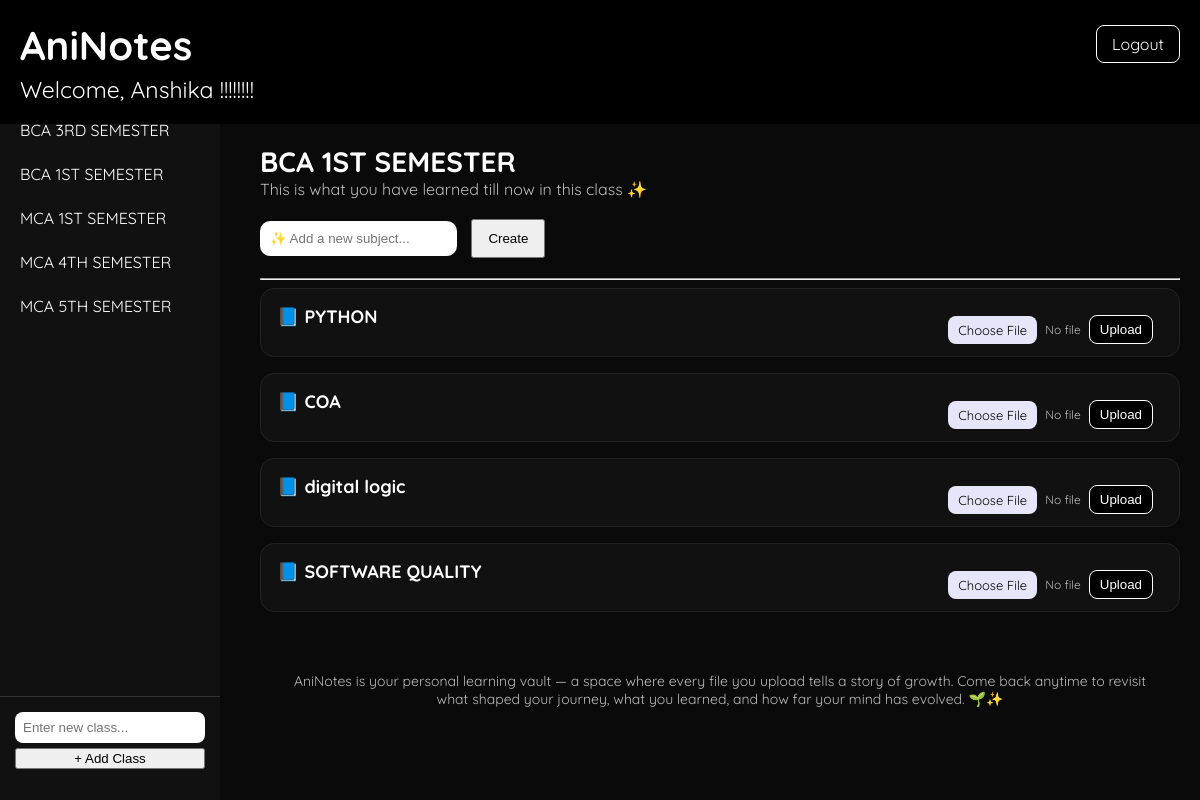
/dashboard.php (signed in), run on the app's committed database.
### tables this page shows
CREATE TABLE classes (
    id INTEGER PRIMARY KEY AUTOINCREMENT,
    user_id INTEGER,
    name TEXT
);

CREATE TABLE subjects (
    id INTEGER PRIMARY KEY AUTOINCREMENT,
    class_id INTEGER,
    name TEXT
);

### dashboard.php (the view, shortened to what this page needs)
<?php
include 'config.php';
$user_id = $_SESSION['user_id'];
$class_id = $_GET['class'] ?? null;
if(!$class_id){
    $first = $db->query("SELECT id FROM classes WHERE user_id='$user_id' LIMIT 1")->fetchArray();
    if($first){
        $class_id = $first['id'];
    }
}
?>
<link rel="stylesheet" href="style.css">
<div class="sidebar">
    <div class="class-list">
        <?php
        $classes = $db->query("SELECT * FROM classes WHERE user_id='$user_id'");
        while($c = $classes->fetchArray()){
            $active = ($class_id == $c['id']) ? "style='background:lavender;color:black;'" : "";
            echo "<a href='?class={$c['id']}' $active>{$c['name']}</a>";
        }
        ?>
    </div>
    <div class="add-class-box">
        <form method="POST" action="add_class.php">
            <input type="text" name="classname" placeholder="Enter new class..." required>
            <button>+ Add Class</button>
        </form>
    </div>
</div>
<div class="header">
    <div class="logo">AniNotes</div>
    <div class="welcome">Welcome, <?php echo $_SESSION['user']; ?> !!!!!!!!</div>
    <a class="logout" href="logout.php">Logout</a>
</div>
<div class="main">
<?php if($class_id):
$class = $db->query("SELECT * FROM classes WHERE id='$class_id'")->fetchArray();
if($class):
?>
<div class="class-title"><?php echo $class['name']; ?></div>
<div class="subtitle">This is what you have learned till now in this class ✨</div>
<div class="add-subject-box">
<form method="POST" action="add_subject.php">
    <input type="text" name="subject" placeholder="✨ Add a new subject..." required>
    <button>Create</button>
</form>
</div>
<hr>
<?php
echo "<div class='subject-grid'>";
$subjects = $db->query("SELECT * FROM subjects WHERE class_id='$class_id'");
while($s = $subjects->fetchArray()){
    echo "<div class='subject-card'>";
    echo "<div class='card-header'>";
    echo "<h3>📘 {$s['name']}</h3>";
    echo "
    <form class='upload-form' action='upload.php' method='POST' enctype='multipart/form-data'>
        <input type='hidden' name='subject_id' value='{$s['id']}'>
        <label class='custom-file'>
            <input type='file' name='file' required onchange='showFileName(this)'>
            <span>Choose File</span>
        </label>
        <span class='file-name'>No file</span>
        <button>Upload</button>
    </form>
    ";
    echo "</div>";
    echo "</div>";
}
echo "</div>";
?>
<?php else: ?>
<p>Invalid class selected</p>
<?php endif; ?>
<?php else: ?>
<h2>No Class Found</h2>
<p>Create your first class from the sidebar 👈</p>
<?php endif; ?>
<div class="footer">
    AniNotes is your personal learning vault — a space where every file you upload tells a story of growth.
    Come back anytime to revisit what shaped your journey, what you learned, and how far your mind has evolved. 🌱✨
</div>
</div>

### style.css (style rules this page uses)
.header { background: black; padding: 20px; position: relative; }
.logo { font-size: 40px; font-weight: 700; }
.welcome { font-size: 23px; margin-top: 5px; }
.logout { position: absolute; right: 20px; top: 25px; background: black; border: 1px solid white; padding: 8px 15px; color: white; text-decoration: none; border-radius: 8px; }
.sidebar { width: 220px; height: 100vh; background: #111; position: fixed; top: 0; left: 0; display: flex; flex-direction: column; }
.class-list { flex: 1; overflow-y: auto; padding-top: 20px; }
.sidebar a { display: block; padding: 12px 20px; color: white; text-decoration: none; }
.add-class-box { padding: 15px; border-top: 1px solid #333; background: #111; }
.add-class-box input { width: 100%; padding: 8px; border-radius: 8px; border: none; margin-bottom: 5px; }
.add-class-box button { width: 100%; }
.main { margin-left: 240px; padding: 20px; }
.class-title { font-size: 28px; font-weight: 700; }
.subtitle { color: #bbb; margin-bottom: 20px; }
.add-subject-box { margin: 20px 0; }
.add-subject-box input { padding: 10px; border-radius: 10px; border: none; margin-right: 10px; }
.add-subject-box button { padding: 10px 15px; }
.subject-grid { display: flex; flex-direction: column; gap: 16px; }
.subject-card { background: #111; padding: 16px; border-radius: 14px; position: relative; border: 1px solid #222; transition: 0.3s; }
.card-header { position: relative; margin-bottom: 10px; }
.subject-card h3 { margin: 0; font-size: 18px; }
.upload-form { position: absolute; top: 10px; right: 10px; display: flex; align-items: center; gap: 8px; }
.custom-file span { background: lavender; color: black; padding: 6px 10px; border-radius: 8px; cursor: pointer; font-size: 13px; }
.file-name { font-size: 12px; color: #bbb; max-width: 120px; overflow: hidden; text-overflow: ellipsis; white-space: nowrap; }
.upload-form button { background: black; color: white; border: 1px solid white; padding: 6px 10px; border-radius: 8px; cursor: pointer; }
.footer { margin-top: 40px; padding: 20px; text-align: center; font-size: 14px; color: #bbb; }

### data on the page
classes: name "BCA 3RD SEMESTER"
classes: name "BCA 1ST SEMESTER"
classes: name "MCA 1ST SEMESTER"
classes: name "MCA 4TH SEMESTER"
classes: name "MCA 5TH SEMESTER"
classes: name "BCA 1ST SEMESTER"
subjects: name "PYTHON"
subjects: name "COA"
subjects: name "digital logic"
subjects: name "SOFTWARE QUALITY"

### other printed values
$_SESSION['user'] "Anshika"
